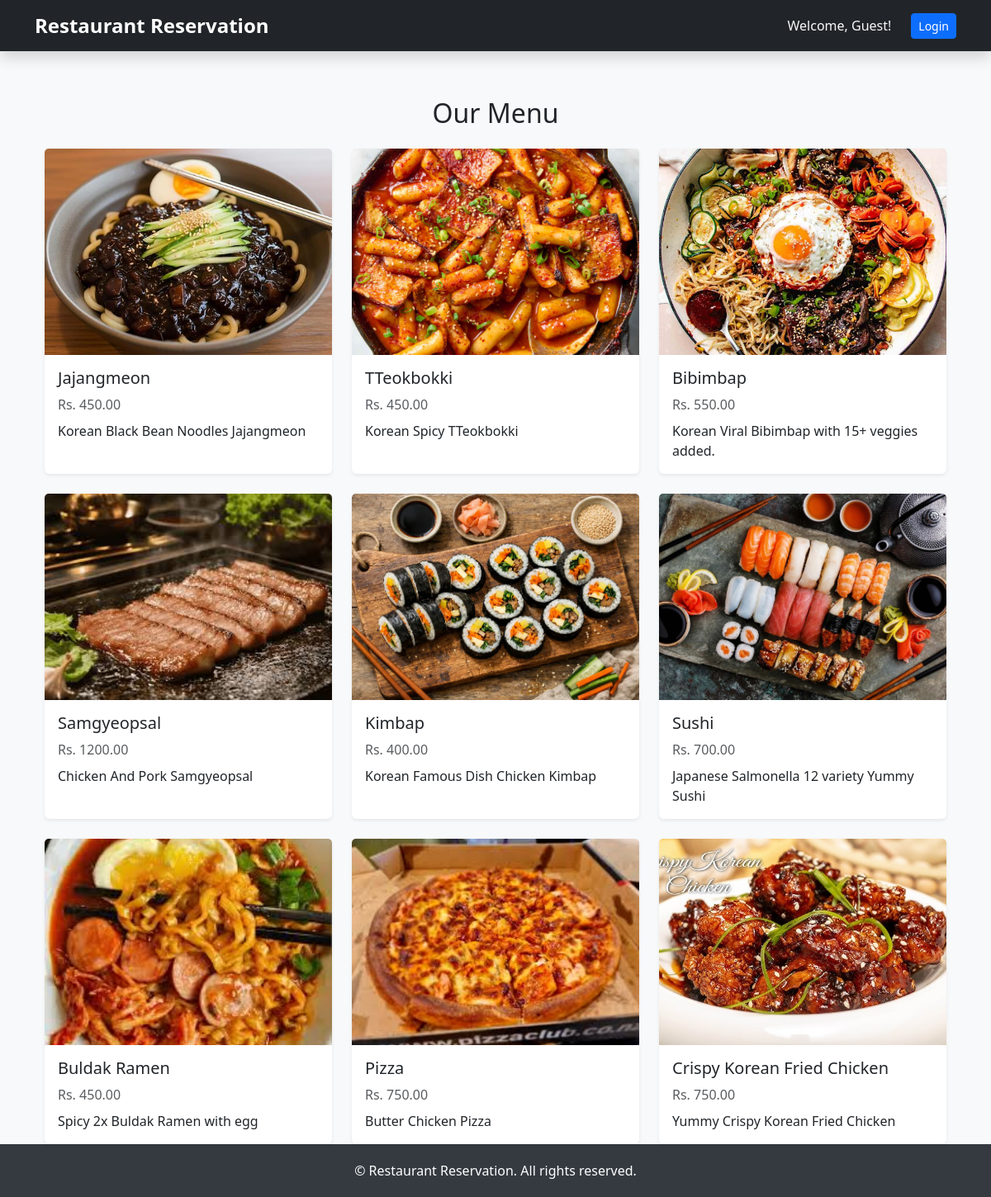
The page / on the database its author committed.
### reservation/models.py (models this page shows, shortened)
class MenuItem(models.Model):
    name = models.CharField(max_length=100)
    description = models.TextField()
    price = models.DecimalField(max_digits=6,decimal_places=2)
    available = models.BooleanField(default=True)
    image = models.ImageField(upload_to="images/",blank=False)

### reservation/views.py (the view)
# urls.py: path("",views.HomeView.as_view(),name="home"),
class HomeView(ListView):
    model = MenuItem
    template_name = "home.html"
    context_object_name = "menu_items"
    def get_queryset(self):
        return MenuItem.objects.filter(available=True).order_by("-id")

### templates/home.html
{% extends "base.html" %}
{% block content %}
<div class="container mt-4">
    <h2 class="mb-4 text-center">Our Menu</h2>
    <div class="row row-cols-1 row-cols-md-3 g-4">
        {% for item in menu_items %}
        <div class="col">
            <div class="card h-100 shadow-sm border-0">
                <img src="{{ item.image.url }}" class="card-img-top" alt="{{ item.name }}"
                     style="object-fit: cover; height: 250px;">
                <div class="card-body d-flex flex-column">
                    <h5 class="card-title">{{ item.name }}</h5>
                    <p class="text-muted mb-2">Rs. {{ item.price }}</p>
                    <p class="card-text flex-grow-1">{{ item.description }}</p>
                </div>
            </div>
        </div>
        {% endfor %}
    </div>
</div>
{% endblock content %}

### templates/base.html (style rules this page uses)
html, body { height: 100%; }
body { display: flex; flex-direction: column; background-color: #f8f9fa; padding-top: 70px; }

### rows shown on the page
MenuItem: image (picture), name "Jajangmeon", price "450.00", description "Korean Black Bean Noodles Jajangmeon"
MenuItem: image (picture), name "TTeokbokki", price "450.00", description "Korean Spicy TTeokbokki"
MenuItem: image (picture), name "Bibimbap", price "550.00", description "Korean Viral Bibimbap with 15+ veggies added."
MenuItem: image (picture), name "Samgyeopsal", price "1200.00", description "Chicken And Pork Samgyeopsal"
MenuItem: image (picture), name "Kimbap", price "400.00", description "Korean Famous Dish Chicken Kimbap"
MenuItem: image (picture), name "Sushi", price "700.00", description "Japanese Salmonella 12 variety Yummy Sushi"
MenuItem: image (picture), name "Buldak Ramen", price "450.00", description "Spicy 2x Buldak Ramen with egg"
MenuItem: image (picture), name "Pizza", price "750.00", description "Butter Chicken Pizza"
MenuItem: image (picture), name "Crispy Korean Fried Chicken", price "750.00", description "Yummy Crispy Korean Fried Chicken"
